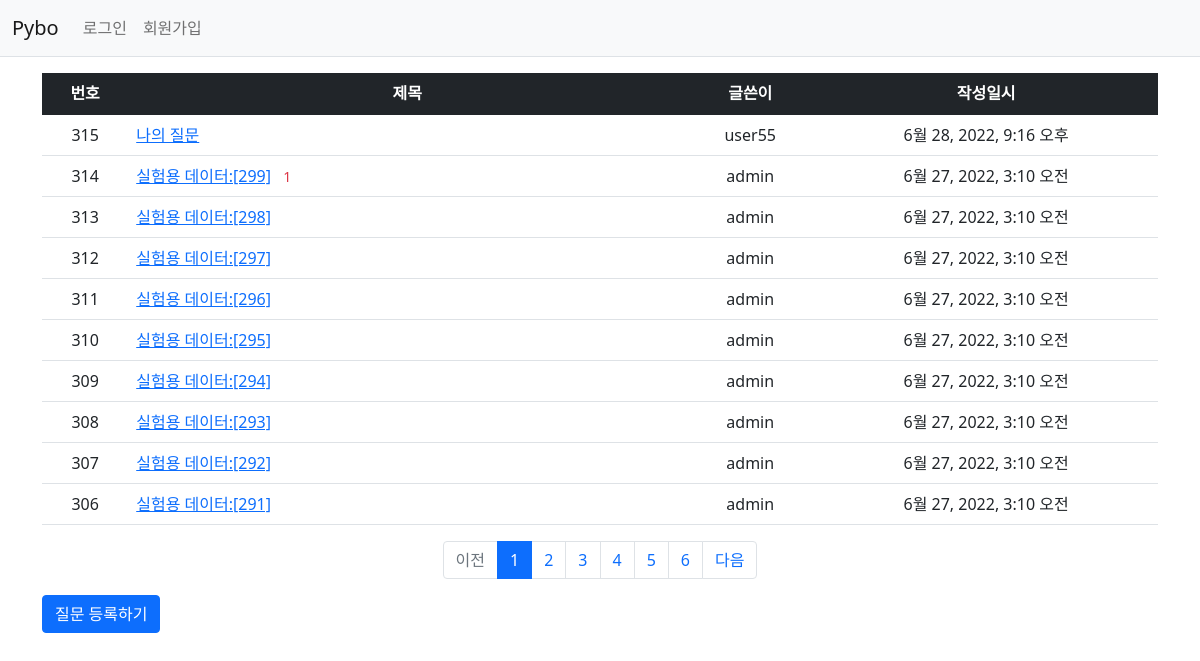
Before: /pybo/ with the older database file.
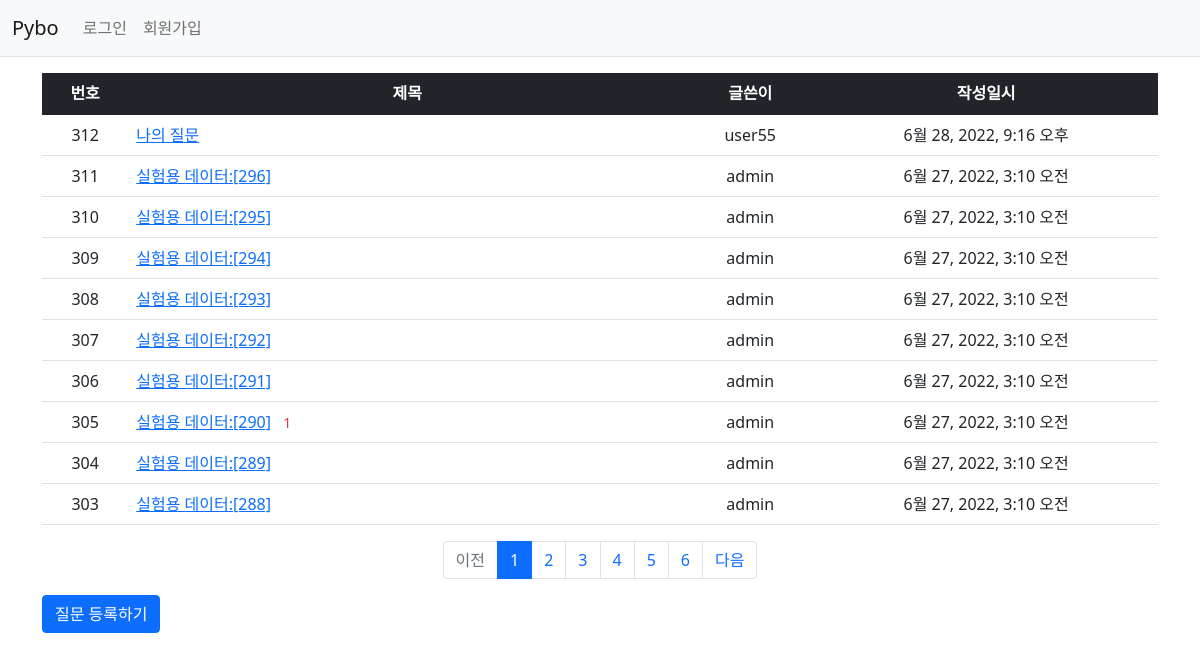
After: the same page with the newer database file.
### pybo/models.py (models this page shows, shortened)
class Question(models.Model):
    subject = models.CharField(max_length=200)
    content = models.TextField()
    create_date = models.DateTimeField()
    author = models.ForeignKey(User, on_delete=models.CASCADE, related_name='author_question')
    modify_date = models.DateTimeField(null=True, blank=True)
    voter = models.ManyToManyField(User, related_name='voter_question')

### pybo/views/base_views.py (the view)
# urls.py: path('', base_views.index, name='index'),
def index(request):
    page = request.GET.get('page', '1')
    question_list = Question.objects.order_by('-create_date')
    paginator = Paginator(question_list, 10)
    page_obj = paginator.get_page(page)
    context = {'question_list': page_obj}
    return render(request, 'pybo/question_list.html', context)

### pybo/templatetags/pybo_filter.py (called while the page is built)
@register.filter
def sub(value, arg):
    return value - arg

### templates/pybo/question_list.html
{% extends 'base.html' %}
{% load pybo_filter %}
{% block content %}
<div class="container my-3">
    <table class="table">
        <thead>
        <tr class="table-dark text-center">
            <th>번호</th>
            <th style="width:50%;">제목</th>
            <th>글쓴이</th>
            <th>작성일시</th>
        </tr>
        </thead>
        <tbody>
        {% if question_list %}
        {% for question in question_list %}
        <tr class="text-center">
            <td>{{ question_list.paginator.count|sub:question_list.start_index|sub:forloop.counter0|add:1 }}</td>
            <td class="text-start">
                <a href="{% url 'pybo:detail' question.id %}">{{ question.subject }}</a>
                {% if question.answer_set.count > 0 %}
                <span class="text-danger small mx-2">{{ question.answer_set.count }}</span>
                {% endif %}
            </td>
            <td>{{ question.author.username }}</td>
            <td>{{ question.create_date }}</td>
        </tr>
        {% endfor %}
        {% else %}
        <tr>
            <td colspan="4">질문이 없습니다.</td>
        </tr>
        {% endif %}
        </tbody>
    </table>
    <ul class="pagination justify-content-center">
        {% if question_list.has_previous %}
        <li class="page-item">
            <a class="page-link" href="?page={{ question_list.previous_page_number }}">이전</a>
        </li>
        {% else %}
        <li class="page-item disabled">
            <a class="page-link" tabindex="-1" aria-disabled="true" href="#">이전</a>
        </li>
        {% endif %}
        {% for page_number in question_list.paginator.page_range %}
        {% if page_number >= question_list.number|add:-5 and page_number <= question_list.number|add:5 %}
        {% if page_number == question_list.number %}
        <li class="page-item active">
            <a class="page-link" href="?page={{ page_number }}">{{ page_number }}</a>
        </li>
        {% else %}
        <li class="page-item">
            <a class="page-link" href="?page={{ page_number }}">{{ page_number }}</a>
        </li>
        {% endif %}
        {% endif %}
        {% endfor %}
        {% if question_list.has_next %}
        <li class="page-item">
            <a class="page-link" href="?page={{ question_list.next_page_number }}">다음</a>
        </li>
        {% else %}
        <li class="page-item disabled">
            <a class="page-link" tabindex="-1" aria-disabled="true" href="#">다음</a>
        </li>
        {% endif %}
    </ul>
    <a href="{% url 'pybo:question_create' %}" class="btn btn-primary">질문 등록하기</a>
</div>
{% endblock %}

### templates/base.html (shortened to what this page needs)
{% load static %}
<!doctype html>
<html lang="ko">
<head>
    <link rel="stylesheet" type="text/css" href="{% static 'bootstrap.min.css' %}">
    <link rel="stylesheet" type="text/css" href="{% static 'style.css' %}">
</head>
<body>
{% include "navbar.html" %}
{% block content %}
{% endblock %}
</body>
</html>

### templates/navbar.html (shortened to what this page needs)
<nav class="navbar navbar-expand-lg navbar-light bg-light border-bottom">
    <div class="container-fluid">
        <a class="navbar-brand" href="{% url 'pybo:index' %}">Pybo</a>
        <div class="collapse navbar-collapse" id="navbarSupportedContent">
            <ul class="navbar-nav me-auto mb-2 mb-lg-0">
                <li class="nav-item">
                    {% if user.is_authenticated %}
                    <a class="nav-link" href="{% url 'common:logout' %}">{{ user.username }} (로그아웃)</a>
                    {% else %}
                    <a class="nav-link" href="{% url 'common:login' %}">로그인</a>
                    {% endif %}
                </li>
                <li class="nav-item">
                    {% if not user.is_authenticated %}
                    <a class="nav-link" href="{% url 'common:signup' %}">회원가입</a>
                    {% endif %}
                </li>
            </ul>
        </div>
    </div>
</nav>

Changed rows visible on the page:
removed Question: paginator.count|sub "314", subject "실험용 데이터:[299]", answer_set.count "1", author.username "admin", create_date "6월 27, 2022, 3:10 오전"
removed Question: paginator.count|sub "313", subject "실험용 데이터:[298]", author.username "admin", create_date "6월 27, 2022, 3:10 오전"
removed Question: paginator.count|sub "312", subject "실험용 데이터:[297]", author.username "admin", create_date "6월 27, 2022, 3:10 오전"
computed for Question "나의 질문": paginator.count|sub "315" → "312"
now on this page (row unchanged): Question: paginator.count|sub "305", subject "실험용 데이터:[290]", answer_set.count "1", author.username "admin", create_date "6월 27, 2022, 3:10 오전"
now on this page (row unchanged): Question: paginator.count|sub "304", subject "실험용 데이터:[289]", author.username "admin", create_date "6월 27, 2022, 3:10 오전"
now on this page (row unchanged): Question: paginator.count|sub "303", subject "실험용 데이터:[288]", author.username "admin", create_date "6월 27, 2022, 3:10 오전"
